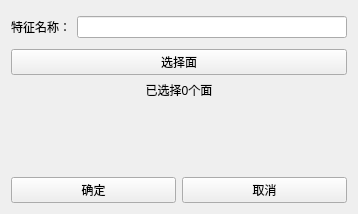
<?xml version="1.0" encoding="UTF-8"?>
<ui version="4.0">
 <class>NctiAiAddLabel</class>
 <widget class="QWidget" name="NctiAiAddLabel">
  <property name="geometry">
   <rect>
    <x>0</x>
    <y>0</y>
    <width>358</width>
    <height>214</height>
   </rect>
  </property>
  <property name="windowTitle">
   <string>AddLabel</string>
  </property>
  <layout class="QVBoxLayout" name="verticalLayout">
   <item>
    <layout class="QHBoxLayout" name="horizontalLayout_3">
     <property name="topMargin">
      <number>5</number>
     </property>
     <property name="bottomMargin">
      <number>5</number>
     </property>
     <item>
      <widget class="QLabel" name="label_2">
       <property name="text">
        <string>特征名称：</string>
       </property>
      </widget>
     </item>
     <item>
      <widget class="QLineEdit" name="lineEdit_LabelName"/>
     </item>
    </layout>
   </item>
   <item>
    <layout class="QVBoxLayout" name="verticalLayout_2">
     <item>
      <widget class="QPushButton" name="pick_obj_bnt">
       <property name="sizePolicy">
        <sizepolicy hsizetype="Preferred" vsizetype="Fixed">
         <horstretch>0</horstretch>
         <verstretch>0</verstretch>
        </sizepolicy>
       </property>
       <property name="contextMenuPolicy">
        <enum>Qt::CustomContextMenu</enum>
       </property>
       <property name="text">
        <string>选择面</string>
       </property>
      </widget>
     </item>
     <item>
      <widget class="QLabel" name="pick_obj_lab">
       <property name="layoutDirection">
        <enum>Qt::LeftToRight</enum>
       </property>
       <property name="text">
        <string>已选择0个面</string>
       </property>
       <property name="alignment">
        <set>Qt::AlignCenter</set>
       </property>
      </widget>
     </item>
    </layout>
   </item>
   <item>
    <spacer name="verticalSpacer">
     <property name="orientation">
      <enum>Qt::Vertical</enum>
     </property>
     <property name="sizeHint" stdset="0">
      <size>
       <width>20</width>
       <height>40</height>
      </size>
     </property>
    </spacer>
   </item>
   <item>
    <layout class="QHBoxLayout" name="horizontalLayout">
     <item>
      <widget class="QPushButton" name="pushButton_OK">
       <property name="text">
        <string>确定</string>
       </property>
      </widget>
     </item>
     <item>
      <widget class="QPushButton" name="pushButton_Cancel">
       <property name="text">
        <string>取消</string>
       </property>
      </widget>
     </item>
    </layout>
   </item>
  </layout>
 </widget>
 <resources/>
 <connections/>
</ui>
